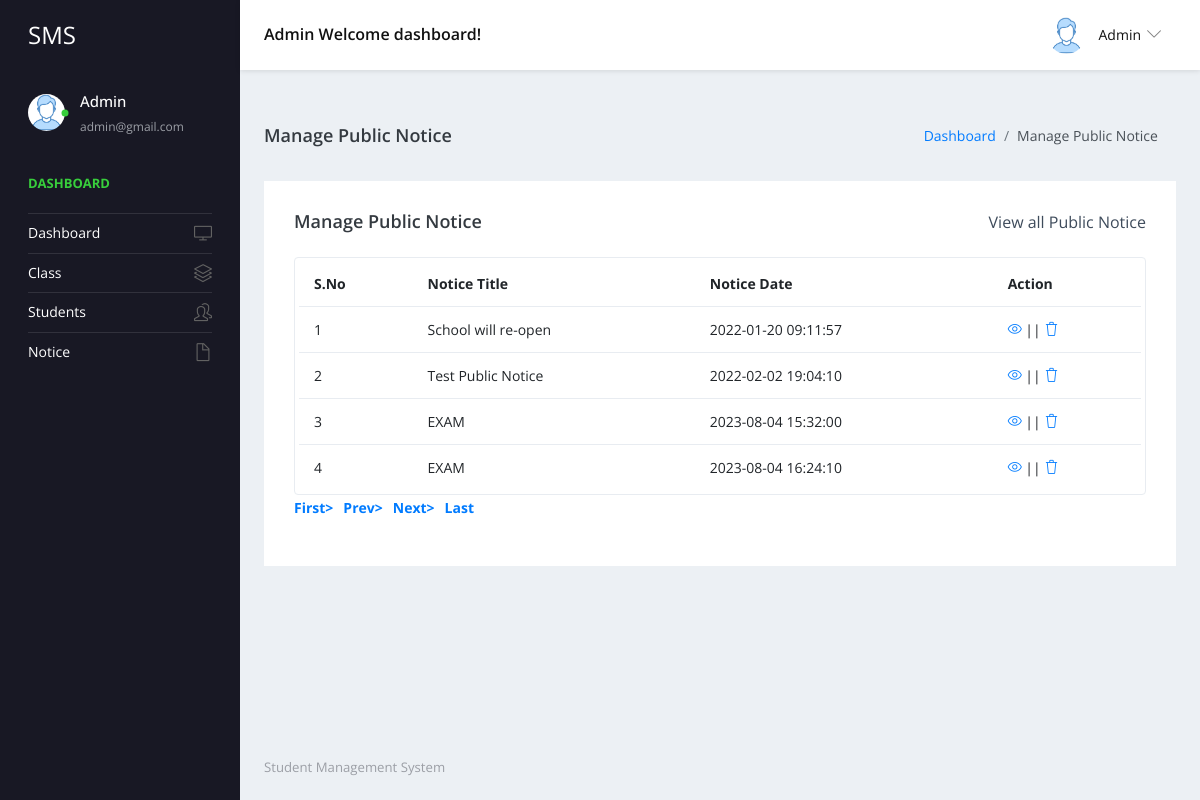
/admin/manage-public-notice.php (signed in), run on the app's committed database.
### tables this page shows
CREATE TABLE `tblpublicnotice` (
  `ID` int(5) NOT NULL,
  `NoticeTitle` varchar(200) DEFAULT NULL,
  `NoticeMessage` mediumtext DEFAULT NULL,
  `CreationDate` timestamp NULL DEFAULT current_timestamp()
);

### admin/manage-public-notice.php (the view, shortened to what this page needs)
<?php
include('includes/dbconnection.php');
if (strlen($_SESSION['sturecmsaid']==0)) {
  header('location:logout.php');
  } else{
?>
<!DOCTYPE html>
<html lang="en">
  <head>
    <link rel="stylesheet" href="vendors/simple-line-icons/css/simple-line-icons.css">
    <link rel="stylesheet" href="vendors/flag-icon-css/css/flag-icon.min.css">
    <link rel="stylesheet" href="vendors/css/vendor.bundle.base.css">
    <link rel="stylesheet" href="./vendors/daterangepicker/daterangepicker.css">
    <link rel="stylesheet" href="./vendors/chartist/chartist.min.css">
    <link rel="stylesheet" href="./css/style.css">
  </head>
  <body>
    <div class="container-scroller">
     <?php include_once('includes/header.php');?>
      <div class="container-fluid page-body-wrapper">
        <?php include_once('includes/sidebar.php');?>
        <div class="main-panel">
          <div class="content-wrapper">
             <div class="page-header">
              <h3 class="page-title"> Manage Public Notice </h3>
              <nav aria-label="breadcrumb">
                <ol class="breadcrumb">
                  <li class="breadcrumb-item"><a href="dashboard.php">Dashboard</a></li>
                  <li class="breadcrumb-item active" aria-current="page"> Manage Public Notice</li>
                </ol>
              </nav>
            </div>
            <div class="row">
              <div class="col-md-12 grid-margin stretch-card">
                <div class="card">
                  <div class="card-body">
                    <div class="d-sm-flex align-items-center mb-4">
                      <h4 class="card-title mb-sm-0">Manage Public Notice</h4>
                      <a href="#" class="text-dark ml-auto mb-3 mb-sm-0"> View all Public Notice</a>
                    </div>
                    <div class="table-responsive border rounded p-1">
                      <table class="table">
                        <thead>
                          <tr>
                            <th class="font-weight-bold">S.No</th>
                            <th class="font-weight-bold">Notice Title</th>
                            <th class="font-weight-bold">Notice Date</th>
                            <th class="font-weight-bold">Action</th>
                          </tr>
                        </thead>
                        <tbody>
                           <?php
                            if (isset($_GET['pageno'])) {
            $pageno = $_GET['pageno'];
        } else {
            $pageno = 1;
        }
        $no_of_records_per_page =15;
       $ret = "SELECT ID FROM tblpublicnotice";
$query1 = $dbh -> prepare($ret);
$query1->execute();
$total_rows=$query1->rowCount();
$total_pages = ceil($total_rows / $no_of_records_per_page);
$sql="SELECT * from tblpublicnotice";
$query = $dbh -> prepare($sql);
$query->execute();
$results=$query->fetchAll(PDO::FETCH_OBJ);
$cnt=1;
if($query->rowCount() > 0)
{
foreach($results as $row)
{               ?>
                          <tr>
                            <td><?php echo htmlentities($cnt);?></td>
                            <td><?php  echo htmlentities($row->NoticeTitle);?></td>
                            <td><?php  echo htmlentities($row->CreationDate);?></td>
                            <td>
                              <div><a href="edit-public-notice-detail.php?editid=<?php echo htmlentities ($row->ID);?>"><i class="icon-eye"></i></a>
                                                || <a href="manage-public-notice.php?delid=<?php echo ($row->ID);?>" onclick="return confirm('Do you really want to Delete ?');"> <i class="icon-trash"></i></a></div>
                            </td>
                          </tr><?php $cnt=$cnt+1;}} ?>
                        </tbody>
                      </table>
                    </div>
                    <div align="left">
    <ul class="pagination" >
        <li><a href="?pageno=1"><strong>First></strong></a></li>
        <li class="<?php if($pageno <= 1){ echo 'disabled'; } ?>">
            <a href="<?php if($pageno <= 1){ echo '#'; } else { echo "?pageno=".($pageno - 1); } ?>"><strong style="padding-left: 10px">Prev></strong></a>
        </li>
        <li class="<?php if($pageno >= $total_pages){ echo 'disabled'; } ?>">
            <a href="<?php if($pageno >= $total_pages){ echo '#'; } else { echo "?pageno=".($pageno + 1); } ?>"><strong style="padding-left: 10px">Next></strong></a>
        </li>
        <li><a href="?pageno=<?php echo $total_pages; ?>"><strong style="padding-left: 10px">Last</strong></a></li>
    </ul>
</div>
                  </div>
                </div>
              </div>
            </div>
          </div>
         <?php include_once('includes/footer.php');?>
        </div>
      </div>
    </div>
  </body>
</html><?php }  ?>

### admin/includes/header.php (shortened to what this page needs)
 <nav class="navbar default-layout-navbar col-lg-12 col-12 p-0 fixed-top d-flex flex-row">
        <div class="navbar-brand-wrapper d-flex align-items-center">
          <a class="navbar-brand brand-logo" href="dashboard.php">
            <strong style="color: white;">SMS</strong>
          </a>
        </div><?php
         $aid= $_SESSION['sturecmsaid'];
$sql="SELECT * from tbladmin where ID=:aid";
$query = $dbh -> prepare($sql);
$query->bindParam(':aid',$aid,PDO::PARAM_STR);
$query->execute();
$results=$query->fetchAll(PDO::FETCH_OBJ);
$cnt=1;
if($query->rowCount() > 0)
{
foreach($results as $row)
{               ?>
        <div class="navbar-menu-wrapper d-flex align-items-center flex-grow-1">
          <h5 class="mb-0 font-weight-medium d-none d-lg-flex"><?php  echo htmlentities($row->AdminName);?> Welcome dashboard!</h5>
          <ul class="navbar-nav navbar-nav-right ml-auto">
            <li class="nav-item dropdown d-none d-xl-inline-flex user-dropdown">
              <a class="nav-link dropdown-toggle" id="UserDropdown" href="#" data-toggle="dropdown" aria-expanded="false">
                <img class="img-xs rounded-circle ml-2" src="images/faces/face8.jpg" alt="Profile image"> <span class="font-weight-normal"> <?php  echo htmlentities($row->AdminName);?> </span></a>
                <?php $cnt=$cnt+1;}} ?>
            </li>
          </ul>
        </div>
      </nav>

### admin/includes/sidebar.php (shortened to what this page needs)
<nav class="sidebar sidebar-offcanvas" id="sidebar">
          <ul class="nav">
            <li class="nav-item nav-profile">
              <a href="#" class="nav-link">
                <div class="profile-image">
                  <img class="img-xs rounded-circle" src="images/faces/face8.jpg" alt="profile image">
                  <div class="dot-indicator bg-success"></div>
                </div>
                <div class="text-wrapper">
                  <?php
         $aid= $_SESSION['sturecmsaid'];
$sql="SELECT * from tbladmin where ID=:aid";
$query = $dbh -> prepare($sql);
$query->bindParam(':aid',$aid,PDO::PARAM_STR);
$query->execute();
$results=$query->fetchAll(PDO::FETCH_OBJ);
$cnt=1;
if($query->rowCount() > 0)
{
foreach($results as $row)
{               ?>
                  <p class="profile-name"><?php  echo htmlentities($row->AdminName);?></p>
                  <p class="designation"><?php  echo htmlentities($row->Email);?></p><?php $cnt=$cnt+1;}} ?>
                </div>
              </a>
            </li>
            <li class="nav-item nav-category">
              <span class="nav-link">Dashboard</span>
            </li>
            <li class="nav-item">
              <a class="nav-link" href="dashboard.php">
                <span class="menu-title">Dashboard</span>
                <i class="icon-screen-desktop menu-icon"></i>
              </a>
            </li>
            <li class="nav-item">
              <a class="nav-link" data-toggle="collapse" href="#ui-basic" aria-expanded="false" aria-controls="ui-basic">
                <span class="menu-title">Class</span>
                <i class="icon-layers menu-icon"></i>
              </a>
            </li>
            <li class="nav-item">
              <a class="nav-link" data-toggle="collapse" href="#ui-basic1" aria-expanded="false" aria-controls="ui-basic1">
                <span class="menu-title">Students</span>
                <i class="icon-people menu-icon"></i>
              </a>
            </li>
            <li class="nav-item">
              <a class="nav-link" data-toggle="collapse" href="#auth" aria-expanded="false" aria-controls="auth">
                <span class="menu-title">Notice</span>
                <i class="icon-doc menu-icon"></i>
              </a>
            </li>
          </ul>
        </nav>

### data on the page
tblpublicnotice: NoticeTitle "School will re-open", CreationDate "2022-01-20 09:11:57"
tblpublicnotice: NoticeTitle "Test Public Notice", CreationDate "2022-02-02 19:04:10"
tblpublicnotice: NoticeTitle "EXAM", CreationDate "2023-08-04 15:32:00"
tblpublicnotice: NoticeTitle "EXAM", CreationDate "2023-08-04 16:24:10"

### other printed values
$row->AdminName "Admin"
$row->Email "admin@gmail.com"
